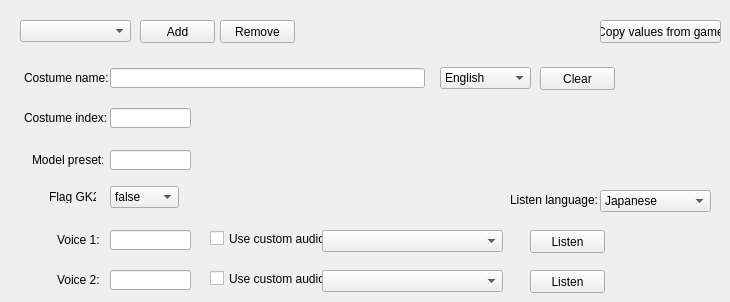
    <widget class="QWidget" name="slotsTab">
     <property name="autoFillBackground">
      <bool>true</bool>
     </property>
     <attribute name="title">
      <string>Slots</string>
     </attribute>
     <widget class="QComboBox" name="slotsComboBox">
      <property name="geometry">
       <rect>
        <x>20</x>
        <y>20</y>
        <width>111</width>
        <height>22</height>
       </rect>
      </property>
     </widget>
     <widget class="QPushButton" name="slotsAddButton">
      <property name="geometry">
       <rect>
        <x>140</x>
        <y>20</y>
        <width>75</width>
        <height>23</height>
       </rect>
      </property>
      <property name="text">
       <string>Add</string>
      </property>
     </widget>
     <widget class="QLabel" name="label_11">
      <property name="geometry">
       <rect>
        <x>24</x>
        <y>70</y>
        <width>91</width>
        <height>16</height>
       </rect>
      </property>
      <property name="text">
       <string>Costume name:</string>
      </property>
     </widget>
     <widget class="QLineEdit" name="costumeNameEdit">
      <property name="geometry">
       <rect>
        <x>110</x>
        <y>68</y>
        <width>315</width>
        <height>20</height>
       </rect>
      </property>
     </widget>
     <widget class="QPushButton" name="slotsCopyButton">
      <property name="geometry">
       <rect>
        <x>600</x>
        <y>20</y>
        <width>121</width>
        <height>23</height>
       </rect>
      </property>
      <property name="text">
       <string>Copy values from game</string>
      </property>
     </widget>
     <widget class="QComboBox" name="costumeNameLangComboBox">
      <property name="geometry">
       <rect>
        <x>440</x>
        <y>67</y>
        <width>91</width>
        <height>22</height>
       </rect>
      </property>
      <item>
       <property name="text">
        <string>English</string>
       </property>
      </item>
      <item>
       <property name="text">
        <string>Spanish (es)</string>
       </property>
      </item>
      <item>
       <property name="text">
        <string>Spanish (ca)</string>
       </property>
      </item>
      <item>
       <property name="text">
        <string>French</string>
       </property>
      </item>
      <item>
       <property name="text">
        <string>German</string>
       </property>
      </item>
      <item>
       <property name="text">
        <string>Italian</string>
       </property>
      </item>
      <item>
       <property name="text">
        <string>Portuguese</string>
       </property>
      </item>
      <item>
       <property name="text">
        <string>Polish</string>
       </property>
      </item>
      <item>
       <property name="text">
        <string>Russian</string>
       </property>
      </item>
      <item>
       <property name="text">
        <string>Chinese (tw)</string>
       </property>
      </item>
      <item>
       <property name="text">
        <string>Chinese (zh)</string>
       </property>
      </item>
      <item>
       <property name="text">
        <string>Korean</string>
       </property>
      </item>
     </widget>
     <widget class="QLabel" name="label_12">
      <property name="geometry">
       <rect>
        <x>24</x>
        <y>110</y>
        <width>91</width>
        <height>16</height>
       </rect>
      </property>
      <property name="text">
       <string>Costume index:</string>
      </property>
     </widget>
     <widget class="QLineEdit" name="costumeIndexEdit">
      <property name="geometry">
       <rect>
        <x>110</x>
        <y>108</y>
        <width>81</width>
        <height>20</height>
       </rect>
      </property>
     </widget>
     <widget class="QLabel" name="label_13">
      <property name="geometry">
       <rect>
        <x>32</x>
        <y>150</y>
        <width>71</width>
        <height>20</height>
       </rect>
      </property>
      <property name="text">
       <string>Model preset:</string>
      </property>
     </widget>
     <widget class="QLineEdit" name="modelPresetEdit">
      <property name="geometry">
       <rect>
        <x>110</x>
        <y>150</y>
        <width>81</width>
        <height>20</height>
       </rect>
      </property>
     </widget>
     <widget class="QLabel" name="label_14">
      <property name="geometry">
       <rect>
        <x>49</x>
        <y>190</y>
        <width>47</width>
        <height>13</height>
       </rect>
      </property>
      <property name="text">
       <string>Flag GK2:</string>
      </property>
     </widget>
     <widget class="QComboBox" name="flagGK2ComboBox">
      <property name="geometry">
       <rect>
        <x>110</x>
        <y>186</y>
        <width>69</width>
        <height>22</height>
       </rect>
      </property>
      <item>
       <property name="text">
        <string>false</string>
       </property>
      </item>
      <item>
       <property name="text">
        <string>true</string>
       </property>
      </item>
     </widget>
     <widget class="QLabel" name="label_15">
      <property name="geometry">
       <rect>
        <x>57</x>
        <y>230</y>
        <width>51</width>
        <height>20</height>
       </rect>
      </property>
      <property name="text">
       <string>Voice 1:</string>
      </property>
     </widget>
     <widget class="QPushButton" name="slotsRemoveButton">
      <property name="geometry">
       <rect>
        <x>220</x>
        <y>20</y>
        <width>75</width>
        <height>23</height>
       </rect>
      </property>
      <property name="text">
       <string>Remove</string>
      </property>
     </widget>
     <widget class="QLineEdit" name="voice1Edit">
      <property name="geometry">
       <rect>
        <x>110</x>
        <y>230</y>
        <width>81</width>
        <height>20</height>
       </rect>
      </property>
     </widget>
     <widget class="QLabel" name="label_121">
      <property name="geometry">
       <rect>
        <x>57</x>
        <y>270</y>
        <width>51</width>
        <height>20</height>
       </rect>
      </property>
      <property name="text">
       <string>Voice 2:</string>
      </property>
     </widget>
     <widget class="QLineEdit" name="voice2Edit">
      <property name="geometry">
       <rect>
        <x>110</x>
        <y>270</y>
        <width>81</width>
        <height>20</height>
       </rect>
      </property>
     </widget>
     <widget class="QCheckBox" name="voice1Check">
      <property name="geometry">
       <rect>
        <x>210</x>
        <y>230</y>
        <width>121</width>
        <height>17</height>
       </rect>
      </property>
      <property name="text">
       <string>Use custom audio</string>
      </property>
     </widget>
     <widget class="QCheckBox" name="voice2Check">
      <property name="geometry">
       <rect>
        <x>210</x>
        <y>270</y>
        <width>121</width>
        <height>17</height>
       </rect>
      </property>
      <property name="text">
       <string>Use custom audio</string>
      </property>
     </widget>
     <widget class="QComboBox" name="voice1ComboBox">
      <property name="geometry">
       <rect>
        <x>322</x>
        <y>230</y>
        <width>181</width>
        <height>22</height>
       </rect>
      </property>
     </widget>
     <widget class="QComboBox" name="voice2ComboBox">
      <property name="geometry">
       <rect>
        <x>322</x>
        <y>270</y>
        <width>181</width>
        <height>22</height>
       </rect>
      </property>
     </widget>
     <widget class="QToolButton" name="costumeNameClearButton">
      <property name="geometry">
       <rect>
        <x>540</x>
        <y>67</y>
        <width>75</width>
        <height>23</height>
       </rect>
      </property>
      <property name="text">
       <string>Clear</string>
      </property>
      <property name="popupMode">
       <enum>QToolButton::InstantPopup</enum>
      </property>
      <property name="toolButtonStyle">
       <enum>Qt::ToolButtonTextOnly</enum>
      </property>
     </widget>
     <widget class="QPushButton" name="voice1ListenButton">
      <property name="geometry">
       <rect>
        <x>530</x>
        <y>230</y>
        <width>75</width>
        <height>23</height>
       </rect>
      </property>
      <property name="text">
       <string>Listen</string>
      </property>
     </widget>
     <widget class="QPushButton" name="voice2ListenButton">
      <property name="geometry">
       <rect>
        <x>530</x>
        <y>270</y>
        <width>75</width>
        <height>23</height>
       </rect>
      </property>
      <property name="text">
       <string>Listen</string>
      </property>
     </widget>
     <widget class="QLabel" name="label_141">
      <property name="geometry">
       <rect>
        <x>510</x>
        <y>192</y>
        <width>91</width>
        <height>16</height>
       </rect>
      </property>
      <property name="text">
       <string>Listen language:</string>
      </property>
     </widget>
     <widget class="QComboBox" name="voiceListenLangComboBox">
      <property name="geometry">
       <rect>
        <x>600</x>
        <y>190</y>
        <width>111</width>
        <height>22</height>
       </rect>
      </property>
      <item>
       <property name="text">
        <string>Japanese</string>
       </property>
      </item>
      <item>
       <property name="text">
        <string>English</string>
       </property>
      </item>
     </widget>
    </widget>
